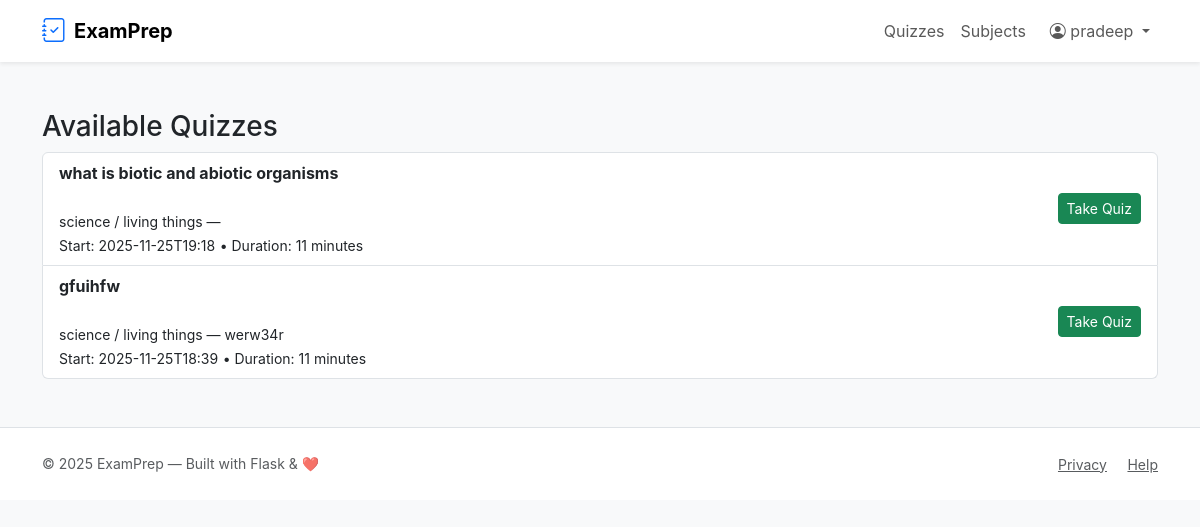
Page /quizzes (signed in) on the earlier database version.
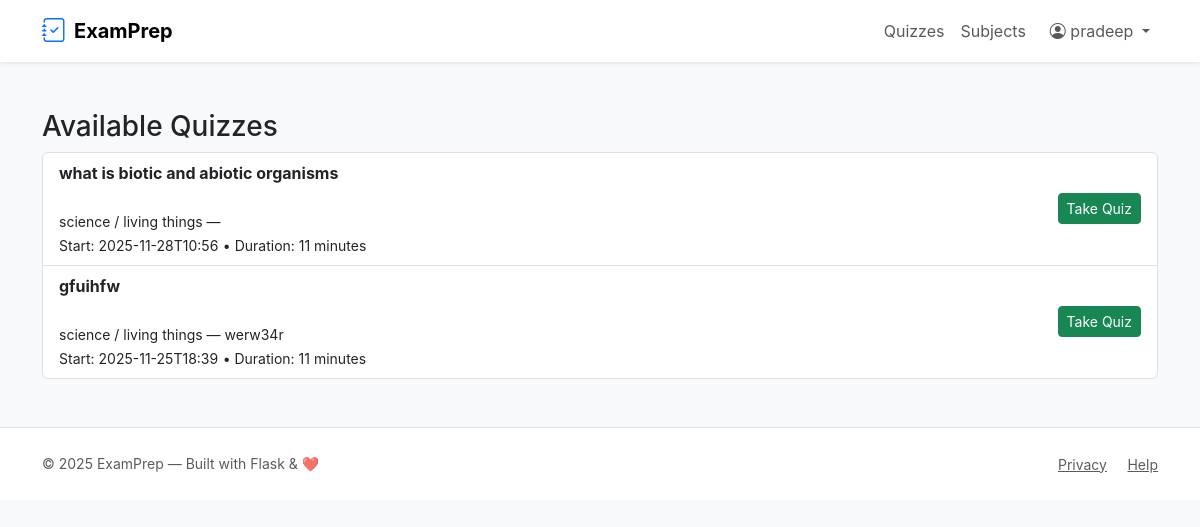
Same page on the later database version.
### tables this page shows
CREATE TABLE quizzes (
    id INTEGER PRIMARY KEY AUTOINCREMENT,
    chapter_id INTEGER NOT NULL,
    title TEXT NOT NULL,
    description TEXT,
    start_datetime TEXT,        -- ISO string e.g. 2025-11-16T10:00:00 (UTC)
    duration_minutes INTEGER,   -- duration in minutes (HH*60 + MM)
    is_active INTEGER DEFAULT 1,
    created_on TEXT NOT NULL DEFAULT (datetime('now')),
    FOREIGN KEY(chapter_id) REFERENCES chapters(id) ON DELETE CASCADE
);

CREATE TABLE subjects (
    id INTEGER PRIMARY KEY AUTOINCREMENT,
    name TEXT NOT NULL UNIQUE,
    description TEXT,
    created_on TEXT NOT NULL DEFAULT (datetime('now'))
);

CREATE TABLE chapters (
    id INTEGER PRIMARY KEY AUTOINCREMENT,
    subject_id INTEGER NOT NULL,
    name TEXT NOT NULL,
    description TEXT,
    created_on TEXT NOT NULL DEFAULT (datetime('now')),
    FOREIGN KEY(subject_id) REFERENCES subjects(id) ON DELETE CASCADE
);

### app.py (the view)
@app.route('/quizzes')
@login_required
def list_quizzes():
    rows = query_db('''
        SELECT q.*, ch.name AS chapter_name, s.name AS subject_name
        FROM quizzes q
        JOIN chapters ch ON q.chapter_id = ch.id
        JOIN subjects s ON ch.subject_id = s.id
        ORDER BY q.start_datetime IS NULL, q.start_datetime DESC
    ''')
    quizzes = [dict(r) for r in rows]
    now = datetime.now()
    GRACE_SECONDS = 60  # optional tolerance
    for q in quizzes:
        q['is_active'] = False
        q['server_end_ts'] = None
        start_raw = q.get('start_datetime')
        duration = q.get('duration_minutes') or 0
        if start_raw:
            start_dt = None
            try:
                start_dt = datetime.fromisoformat(start_raw)
            except Exception:
                try:
                    start_dt = datetime.strptime(start_raw, '%Y-%m-%dT%H:%M')
                except Exception:
                    app.logger.debug("Cannot parse start_datetime for quiz %s: %s", q.get('id'), start_raw)
                    start_dt = None
            if start_dt:
                try:
                    end_dt = start_dt + timedelta(minutes=int(duration))
                except Exception:
                    end_dt = start_dt
                if start_dt <= now <= (end_dt + timedelta(seconds=GRACE_SECONDS)):
                    q['is_active'] = True
                    q['server_end_ts'] = end_dt.isoformat()
        else:
            q['is_active'] = True
    subjects = query_db('SELECT * FROM subjects ORDER BY name')
    return render_template('list_quizzes.html', quizzes=quizzes, subjects=subjects)

### app.py (called while the page is built)
def get_db():
    db = getattr(g, '_database', None)
    if db is None:
        db = g._database = sqlite3.connect(DATABASE)
        db.row_factory = sqlite3.Row
    return db

@app.teardown_appcontext
def close_connection(exc):
    db = getattr(g, '_database', None)
    if db is not None:
        db.close()

def query_db(query, args=(), one=False):
    cur = get_db().execute(query, args)
    rv = cur.fetchall()
    cur.close()
    return (rv[0] if rv else None) if one else rv

def login_required(f):
    @wraps(f)
    def decorated(*args, **kwargs):
        if 'user_id' not in session:
            flash('Please log in to continue.', 'warning')
            return redirect(url_for('login'))
        return f(*args, **kwargs)
    return decorated

### templates/list_quizzes.html
{% extends 'layout.html' %}
{% block content %}
<h3>{{ subject.name if subject else 'Available Quizzes' }}</h3>
<ul class="list-group">
  {% for q in quizzes %}
  <li class="list-group-item d-flex justify-content-between align-items-center">
    <div>
      <strong>{{ q.title }}</strong><br>
      <small>{{ q.subject_name }} / {{ q.chapter_name }} — {{ q.description or '' }}</small><br>
      {% if q.start_datetime %}<small>Start: {{ q.start_datetime }}</small>{% endif %}
      {% if q.duration_minutes %} <small> • Duration: {{ q.duration_minutes }} minutes</small>{% endif %}
    </div>
    <div>
  <a class="btn btn-sm btn-success" href="{{ url_for('take_quiz', quiz_id=q.id) }}">
    Take Quiz
  </a>
</div>
  </li>
  {% else %}
    <li class="list-group-item">No quizzes available.</li>
  {% endfor %}
</ul>
{% endblock %}

Differences in the rows shown:
changed quizzes "what is biotic and abiotic organisms": start_datetime "2025-11-25T19:18" → "2025-11-28T10:56"
